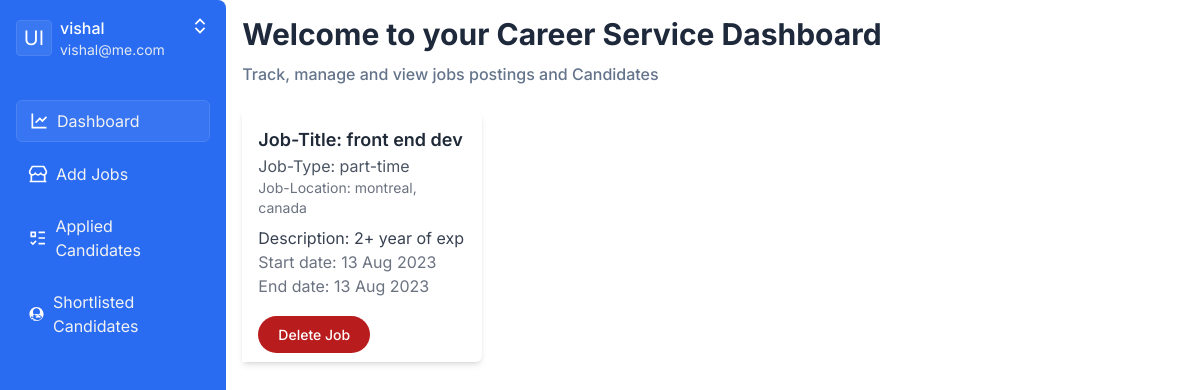
The app's page /emp_dashboard?id=1, older data.
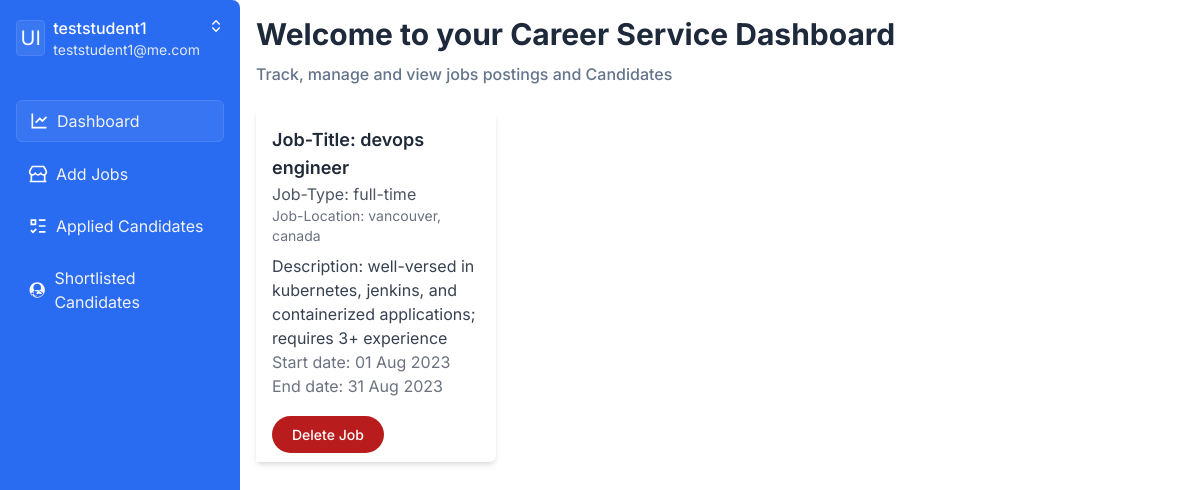
The same page, newer data.
### Models/User.py (models this page shows, shortened)
class User(db.Model):
    __tablename__ = 'user'
    id = db.Column(db.Integer, primary_key=True)
    username = db.Column(db.String(50), nullable=False)
    password = db.Column(db.String(150), nullable=False)
    usertype = db.Column(db.String(10), nullable=False)
    useremail = db.Column(db.String(20), nullable=False)
    selected_students = db.relationship('Student',secondary='emp_selecstu')
    applied_students = db.relationship('Student',secondary='emp_appstu')
    user_students = db.relationship('Student',secondary = 'user_stu')
    @classmethod
    def get_user_by_id(cls, id_):
        return cls.query.filter_by(id=id_).first()

### Models/JobPosting.py (models this page shows, shortened)
class JobPosting(db.Model):
    __tablename__ = 'jobposting'
    id = db.Column(db.Integer, primary_key=True, unique=True)
    title = db.Column(db.String(50), nullable=False)
    description = db.Column(db.String(500), nullable=False)
    startDate = db.Column(db.DateTime, nullable=False)
    endDate = db.Column(db.DateTime, nullable=False)
    location = db.Column(db.String(50), nullable=False)
    jobType = db.Column(db.String(10), nullable=False)
    createdByEmployer = db.relationship('User',secondary='job_emp')
    @classmethod
    def get_all_jobs(cls):
        return cls.query.all()

### app.py (the view)
@app.route('/emp_dashboard')
def emp_dashboard():
    id = request.args.get('id')
    emp = User.get_user_by_id(id)
    jobs = JobPosting.get_all_jobs()
    students = emp.applied_students
    selectedStudents = emp.selected_students
    return render_template('empDashboard.html',
                            empId=emp.id,
                            username=emp.username,
                            email=emp.useremail,
                            jobs=jobs,
                            students=students,
                            selectedStudents=selectedStudents)

### app.py (called while the page is built)
@app.template_filter('age_format')
def age_format(date_of_birth):
    age = calculate_age(date_of_birth)
    return f"{age} years"

def calculate_age(date_of_birth):
    today = datetime.today()
    age = today.year - date_of_birth.year - ((today.month, today.day) < (date_of_birth.month, date_of_birth.day))
    return age

### templates/empDashboard.html (shortened to what this page needs)
<!DOCTYPE html>
<html lang="en" >
<head>
<link rel= "stylesheet" type= "text/css" href= "{{ url_for('static',filename='styles/dashboard.css') }}">
<link rel='stylesheet' href='https://cdn.jsdelivr.net/simplemde/latest/simplemde.min.css'>
</head>
<body>
<div class="flex min-h-screen">
  <div class="w-60 rounded-br-md rounded-tr-lg bg-primary p-4 antialiased">
    <div class="flex items-center gap-2">
      <div class="grid h-9 w-9 place-content-center rounded border border-primary-light bg-primary-light/50 text-xl text-white">UI</div>
      <div class="">
        <p class="font-medium text-white">{{username}}</p>
        <p class="text-sm text-slate-200">{{email}}</p>
      </div>
      <svg class="ml-auto h-5 w-5 self-start fill-white" viewBox="0 0 24 24"><path d="M18.2073 9.04304 12.0002 2.83594 5.79312 9.04304 7.20733 10.4573 12.0002 5.66436 16.7931 10.4573 18.2073 9.04304ZM5.79297 14.9574 12.0001 21.1646 18.2072 14.9574 16.793 13.5432 12.0001 18.3361 7.20718 13.5432 5.79297 14.9574Z"></path></svg>
    </div>
    <ul class="mt-10 flex w-full flex-col gap-3">
      <li>
        <a href="#" id="dashboard" class="flex items-center gap-2 rounded-md border border-primary-light bg-primary-light/40 hover:bg-primary-light/40 px-3 py-2 text-primary-white">
          <svg class="h-5 w-5 fill-white" xmlns="http://www.w3.org/2000/svg" viewBox="0 0 24 24"><path d="M5 3V19H21V21H3V3H5ZM20.2929 6.29289L21.7071 7.70711L16 13.4142L13 10.415L8.70711 14.7071L7.29289 13.2929L13 7.58579L16 10.585L20.2929 6.29289Z"></path></svg>
          Dashboard
        </a>
      </li>
      <li>
        <a href="#" id="addJob" class="flex items-center gap-2 rounded-md px-3 py-2 text-primary-white hover:bg-primary-light/40">
          Add Jobs
        </a>
      </li>
      <li>
        <a id="allCandidates" href="#" class="flex items-center gap-2 rounded-md px-3 py-2 text-primary-white hover:bg-primary-light/60">
          Applied Candidates
        </a>
      </li>
      <li>
        <a id="selectedCandidates" href="#" class="flex items-center gap-2 rounded-md px-3 py-2 text-primary-white hover:bg-primary-light/60">
          Shortlisted Candidates
        </a>
      </li>
    </ul>
  </div>
  <br>
  <div class="bg-white p-4">
      <h2 class="text-3xl font-bold text-slate-800">Welcome to your Career Service Dashboard</h2>
      <p style="margin-top: 10px;" class="font-medium text-slate-500">Track, manage and view jobs postings and Candidates</p> <br>
      <div id="listings" class="grid grid-cols-4 gap-4">
        {% for job in jobs %}
          <div class="bg-white shadow-md p-4 w-60 rounded-br-md rounded-tr-lg bg-primary antialiased">
            <h3 class="text-lg font-semibold text-gray-800">Job-Title: {{ job.title }}</h3>
            <p class="text-gray-600">Job-Type: {{ job.jobType }}</p>
            <p class="text-sm text-gray-500">Job-Location: {{ job.location }}</p>
            <p class="mt-2 text-md text-gray-700">
              Description: {{ job.description }}
            </p>
            <p class="text-gray-500">Start date: {{ job.startDate.strftime('%d %b %Y') }}</p>
            <p class="text-gray-500">End date: {{ job.endDate.strftime('%d %b %Y') }}</p><br>
            <a target="_blank" style="cursor: pointer;" class="deleteJobPosting text-white bg-red-700 hover:bg-red-800 focus:outline-none focus:ring-4 focus:ring-red-300 font-medium rounded-full text-sm px-5 py-2.5 text-center mr-2 mb-2 dark:bg-red-600 dark:hover:bg-red-700 dark:focus:ring-red-900" data-job-id={{ job.id }}>Delete Job</a>
          </div>
        {% endfor %}
      </div>
    <br>
  </div>
</div>
<script src='https://cdn.tailwindcss.com'></script>
</body>
</html>

Row changes from the older to the newer data that the page shows:
removed JobPosting: title "front end dev", jobType "part-time", location "montreal, canada", description "2+ year of exp", startDate "13 Aug 2023", endDate "13 Aug 2023"
changed User: username "vishal" → "teststudent1"; useremail "vishal@me.com" → "teststudent1@me.com"
added JobPosting: title "devops engineer", jobType "full-time", location "vancouver, canada", description "well-versed in kubernetes, jenkins, and containerized applications; requires 3+ experience", startDate "01 Aug 2023", endDate "31 Aug 2023"
